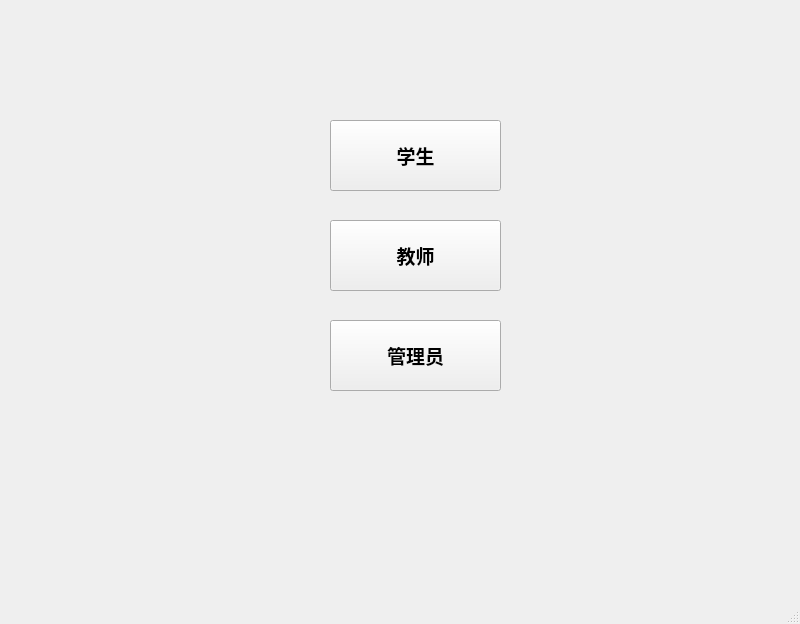
<?xml version="1.0" encoding="UTF-8"?>
<ui version="4.0">
 <class>system</class>
 <widget class="QMainWindow" name="system">
  <property name="geometry">
   <rect>
    <x>0</x>
    <y>0</y>
    <width>800</width>
    <height>624</height>
   </rect>
  </property>
  <property name="font">
   <font>
    <family>Arial</family>
    <pointsize>12</pointsize>
   </font>
  </property>
  <property name="windowTitle">
   <string>教学管理系统</string>
  </property>
  <widget class="QWidget" name="centralwidget">
   <widget class="QPushButton" name="studentbutton">
    <property name="geometry">
     <rect>
      <x>330</x>
      <y>120</y>
      <width>171</width>
      <height>71</height>
     </rect>
    </property>
    <property name="font">
     <font>
      <family>Arial</family>
      <pointsize>14</pointsize>
      <weight>75</weight>
      <bold>true</bold>
     </font>
    </property>
    <property name="text">
     <string>学生</string>
    </property>
   </widget>
   <widget class="QPushButton" name="teacherbutton">
    <property name="geometry">
     <rect>
      <x>330</x>
      <y>220</y>
      <width>171</width>
      <height>71</height>
     </rect>
    </property>
    <property name="font">
     <font>
      <family>Arial</family>
      <pointsize>14</pointsize>
      <weight>75</weight>
      <bold>true</bold>
     </font>
    </property>
    <property name="text">
     <string>教师</string>
    </property>
   </widget>
   <widget class="QPushButton" name="administratorbutton">
    <property name="geometry">
     <rect>
      <x>330</x>
      <y>320</y>
      <width>171</width>
      <height>71</height>
     </rect>
    </property>
    <property name="font">
     <font>
      <family>Arial</family>
      <pointsize>14</pointsize>
      <weight>75</weight>
      <bold>true</bold>
     </font>
    </property>
    <property name="text">
     <string>管理员</string>
    </property>
   </widget>
  </widget>
  <widget class="QMenuBar" name="menubar">
   <property name="geometry">
    <rect>
     <x>0</x>
     <y>0</y>
     <width>800</width>
     <height>29</height>
    </rect>
   </property>
  </widget>
  <widget class="QStatusBar" name="statusbar"/>
 </widget>
 <resources/>
 <connections/>
</ui>
